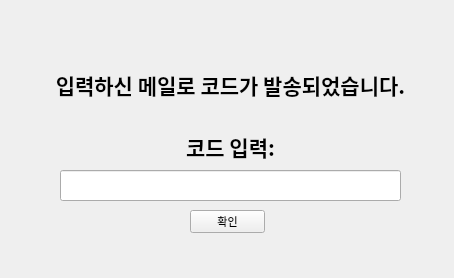
<?xml version="1.0" encoding="UTF-8"?>
<ui version="4.0">
 <class>EmailAuth</class>
 <widget class="QWidget" name="EmailAuth">
  <property name="geometry">
   <rect>
    <x>0</x>
    <y>0</y>
    <width>454</width>
    <height>278</height>
   </rect>
  </property>
  <property name="windowTitle">
   <string>EmailAuth</string>
  </property>
  <widget class="QLabel" name="label">
   <property name="geometry">
    <rect>
     <x>10</x>
     <y>70</y>
     <width>441</width>
     <height>91</height>
    </rect>
   </property>
   <property name="font">
    <font>
     <family>Tmon몬소리 Black</family>
     <pointsize>16</pointsize>
     <weight>75</weight>
     <bold>true</bold>
    </font>
   </property>
   <property name="text">
    <string>입력하신 메일로 코드가 발송되었습니다.

코드 입력:</string>
   </property>
   <property name="alignment">
    <set>Qt::AlignCenter</set>
   </property>
  </widget>
  <widget class="QLineEdit" name="txt_authCode">
   <property name="geometry">
    <rect>
     <x>60</x>
     <y>170</y>
     <width>341</width>
     <height>31</height>
    </rect>
   </property>
  </widget>
  <widget class="QPushButton" name="btn_auth">
   <property name="geometry">
    <rect>
     <x>190</x>
     <y>210</y>
     <width>75</width>
     <height>23</height>
    </rect>
   </property>
   <property name="font">
    <font>
     <family>휴먼엑스포</family>
     <pointsize>8</pointsize>
     <weight>50</weight>
     <bold>false</bold>
    </font>
   </property>
   <property name="text">
    <string>확인</string>
   </property>
  </widget>
  <widget class="QLabel" name="label_2">
   <property name="geometry">
    <rect>
     <x>-10</x>
     <y>0</y>
     <width>471</width>
     <height>281</height>
    </rect>
   </property>
   <property name="text">
    <string/>
   </property>
   <property name="pixmap">
    <pixmap resource="main_frame.qrc">:/email/img/img_email.jpg</pixmap>
   </property>
   <property name="scaledContents">
    <bool>true</bool>
   </property>
  </widget>
  <zorder>label_2</zorder>
  <zorder>label</zorder>
  <zorder>txt_authCode</zorder>
  <zorder>btn_auth</zorder>
 </widget>
 <resources>
  <include location="main_frame.qrc"/>
 </resources>
 <connections/>
</ui>
